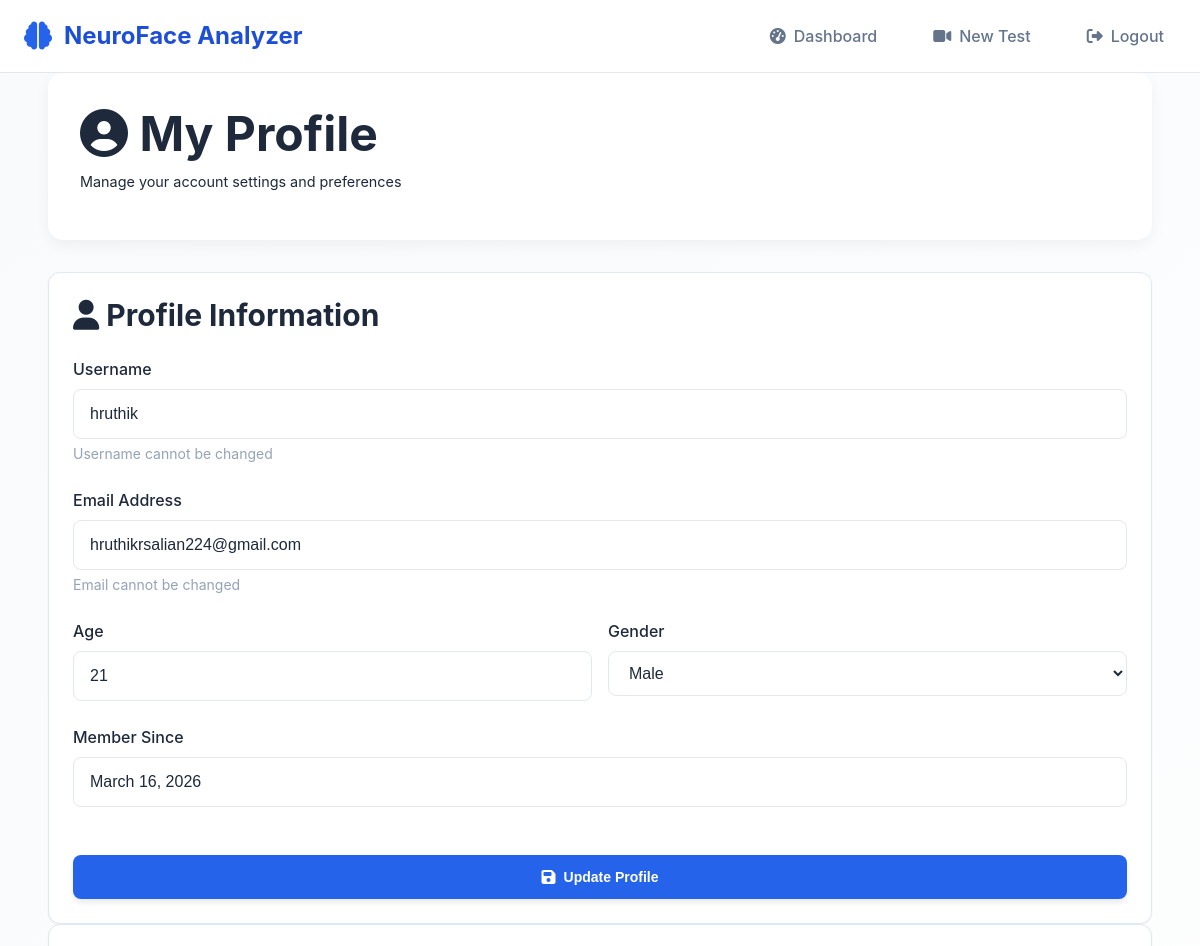
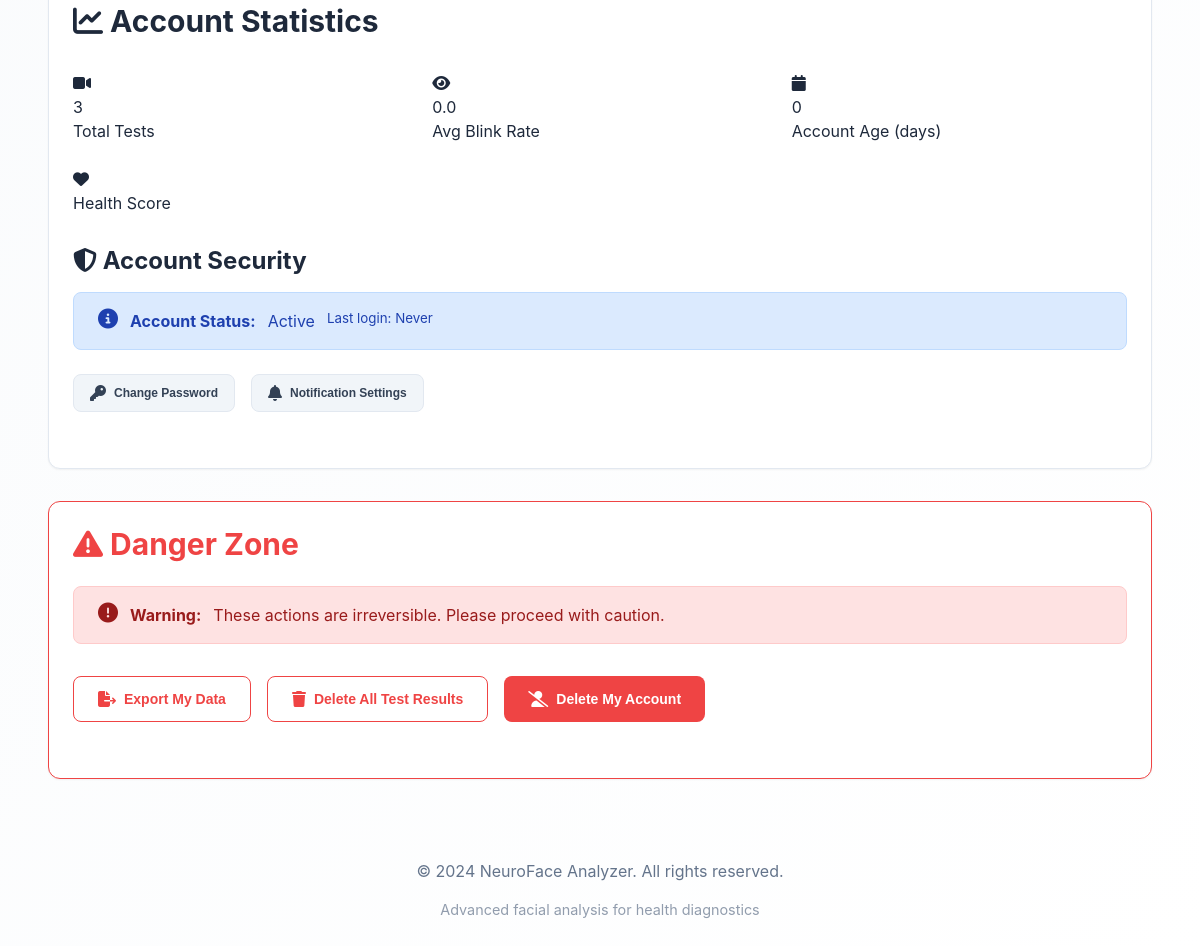
Screenshot of /profile (signed in) with the database file from the repository (2 pictures, top to bottom).
### models.py (models this page shows)
class User(UserMixin, db.Model):
    __tablename__ = 'users'
    id = db.Column(db.Integer, primary_key=True)
    username = db.Column(db.String(80), unique=True, nullable=False)
    email = db.Column(db.String(120), unique=True, nullable=False)
    password = db.Column(db.String(200), nullable=False)
    age = db.Column(db.Integer, nullable=True)
    gender = db.Column(db.String(20), default='prefer_not_to_say')
    created_at = db.Column(db.DateTime, default=datetime.utcnow)
    test_results = db.relationship('TestResult', backref='user', lazy=True)

### app.py (the view)
@app.route('/profile')
@login_required
def profile():
    user_results = TestResult.query.filter_by(user_id=current_user.id).all()
    total_tests = len(user_results)
    account_age = (datetime.utcnow() - current_user.created_at).days
    health_conditions = []
    if user_results:
        latest_result = user_results[0]
        if latest_result.conditions:
            health_conditions = json.loads(latest_result.conditions)
    return render_template('profile.html',
                         total_tests=total_tests,
                         account_age=account_age,
                         health_conditions=health_conditions[:3])

### app.py (called while the page is built)
@login_manager.user_loader
def load_user(user_id):
    return User.query.get(int(user_id))

### templates/profile.html (shortened to what this page needs)
{% extends "base.html" %}
{% block content %}
<div class="container">
    <div class="dashboard-header" style="margin-bottom: 2rem;">
        <h1 class="welcome-message">
            <i class="fas fa-user-circle"></i> My Profile
        </h1>
        <p class="user-info">Manage your account settings and preferences</p>
    </div>
    <div class="dashboard-grid">
        <div class="card">
            <h3 style="margin-bottom: 1.5rem;">
                <i class="fas fa-user"></i> Profile Information
            </h3>
            <form method="POST" action="{{ url_for('update_profile') }}">
                <div class="form-group">
                    <label class="form-label">Username</label>
                    <input type="text" class="form-control" value="{{ current_user.username }}" readonly>
                    <small class="form-text">Username cannot be changed</small>
                </div>
                <div class="form-group">
                    <label class="form-label">Email Address</label>
                    <input type="email" class="form-control" value="{{ current_user.email }}" readonly>
                    <small class="form-text">Email cannot be changed</small>
                </div>
                <div class="form-row" style="display: grid; grid-template-columns: 1fr 1fr; gap: 1rem;">
                    <div class="form-group">
                        <label for="age" class="form-label">Age</label>
                        <input type="number" id="age" name="age" class="form-control"
                               value="{{ current_user.age if current_user.age else '' }}"
                               min="1" max="120">
                    </div>
                    <div class="form-group">
                        <label for="gender" class="form-label">Gender</label>
                        <select id="gender" name="gender" class="form-control">
                            <option value="male" {% if current_user.gender == 'male' %}selected{% endif %}>
                                Male
                            </option>
                        </select>
                    </div>
                </div>
                <div class="form-group">
                    <label class="form-label">Member Since</label>
                    <input type="text" class="form-control"
                           value="{{ current_user.created_at.strftime('%B %d, %Y') }}" readonly>
                </div>
                <button type="submit" class="btn btn-primary btn-block" style="margin-top: 1.5rem;">
                    <i class="fas fa-save"></i> Update Profile
                </button>
            </form>
        </div>
        <div class="card">
            <h3 style="margin-bottom: 1.5rem;">
                <i class="fas fa-chart-line"></i> Account Statistics
            </h3>
            <div class="quick-stats">
                <div class="quick-stat">
                    <div class="quick-stat-icon">
                        <i class="fas fa-video"></i>
                    </div>
                    <div class="quick-stat-content">
                        <div class="quick-stat-value">{{ total_tests }}</div>
                        <div class="quick-stat-label">Total Tests</div>
                    </div>
                </div>
                <div class="quick-stat">
                    <div class="quick-stat-icon">
                        <i class="fas fa-eye"></i>
                    </div>
                    <div class="quick-stat-content">
                        <div class="quick-stat-value">{{ "%.1f"|format(avg_blink_rate or 0) }}</div>
                        <div class="quick-stat-label">Avg Blink Rate</div>
                    </div>
                </div>
                <div class="quick-stat">
                    <div class="quick-stat-icon">
                        <i class="fas fa-calendar"></i>
                    </div>
                    <div class="quick-stat-content">
                        <div class="quick-stat-value">{{ account_age }}</div>
                        <div class="quick-stat-label">Account Age (days)</div>
                    </div>
                </div>
                <div class="quick-stat">
                    <div class="quick-stat-icon">
                        <i class="fas fa-heart"></i>
                    </div>
                    <div class="quick-stat-content">
                        <div class="quick-stat-label">Health Score</div>
                    </div>
                </div>
            </div>
            <div style="margin-top: 2rem;">
                <h4 style="margin-bottom: 1rem;">
                    <i class="fas fa-shield-alt"></i> Account Security
                </h4>
                <div class="alert alert-info">
                    <i class="fas fa-info-circle"></i>
                    <strong>Account Status:</strong> Active
                    <br>
                    <small>Last login: {{ current_user.last_login.strftime('%Y-%m-%d %H:%M') if current_user.last_login else 'Never' }}</small>
                </div>
                <div class="action-buttons" style="margin-top: 1.5rem;">
                    <button class="btn btn-secondary btn-sm">
                        <i class="fas fa-key"></i> Change Password
                    </button>
                    <button class="btn btn-secondary btn-sm">
                        <i class="fas fa-bell"></i> Notification Settings
                    </button>
                </div>
            </div>
        </div>
    </div>
    <div class="card" style="margin-top: 2rem; border-color: var(--accent-danger);">
        <h3 style="color: var(--accent-danger); margin-bottom: 1.5rem;">
            <i class="fas fa-exclamation-triangle"></i> Danger Zone
        </h3>
        <div class="alert alert-danger">
            <i class="fas fa-exclamation-circle"></i>
            <strong>Warning:</strong> These actions are irreversible. Please proceed with caution.
        </div>
        <div class="action-buttons">
            <button class="btn btn-outline btn-danger">
                <i class="fas fa-file-export"></i> Export My Data
            </button>
            <button class="btn btn-outline btn-danger" data-confirm-delete>
                <i class="fas fa-trash"></i> Delete All Test Results
            </button>
            <button class="btn btn-danger" data-confirm-delete>
                <i class="fas fa-user-slash"></i> Delete My Account
            </button>
        </div>
    </div>
</div>
{% endblock %}

### static/css/style.css (style rules this page uses)
:root { --primary-50: #eff6ff; --primary-100: #dbeafe; --primary-200: #bfdbfe; --primary-300: #93c5fd; --primary-400: #60a5fa; --primary-500: #3b82f6; --primary-600: #2563eb; --primary-700: #1d4ed8; --primary-800: #1e40af; --primary-900: #1e3a8a; --secondary-50: #f8fafc; --secondary-100: #f1f5f9; --secondary-200: #e2e8f0; --secondary-300: #cbd5e1; --secondary-400: #94a3b8; --secondary-500: #64748b; --secondary-600: #475569; --secondary-700: #334155; --secondary-800: #1e293b; --secondary-900: #0f172a; --accent-success: #10b981; --accent-warning: #f59e0b; --accent-danger: #ef4444; --accent-info: #3b82f6; --bg-primary: #ffffff; --bg-secondary: #f8fafc; --bg-tertiary: #f1f5f9; --text-primary: #1e293b; --text-secondary: #64748b; --text-tertiary: #94a3b8; --border-color: #e2e8f0; --shadow-sm: 0 1px 2px 0 rgb(0 0 0 / 0.05); --shadow-md: 0 4px 6px -1px rgb(0 0 0 / 0.1); --shadow-lg: 0 10px 15px -3px rgb(0 0 0 / 0.1); --shadow-xl: 0 20px 25px -5px rgb(0 0 0 / 0.1); --radius-sm: 0.375rem; --radius-md: 0.5rem; --radius-lg: 0.75rem; --radius-xl: 1rem; --radius-full: 9999px; --transition-fast: 150ms cubic-bezier(0.4, 0, 0.2, 1); --transition-normal: 300ms cubic-bezier(0.4, 0, 0.2, 1); --transition-slow: 500ms cubic-bezier(0.4, 0, 0.2, 1); }
* { margin: 0; padding: 0; box-sizing: border-box; }
html { font-size: 16px; scroll-behavior: smooth; }
body { font-family: 'Inter', -apple-system, BlinkMacSystemFont, 'Segoe UI', Roboto, Oxygen, Ubuntu, Cantarell, sans-serif; line-height: 1.5; color: var(--text-primary); background: linear-gradient(135deg, var(--bg-secondary) 0%, var(--bg-primary) 100%); min-height: 100vh; overflow-x: hidden; }
h1, h2, h3, h4, h5, h6 { font-weight: 700; line-height: 1.2; color: var(--text-primary); margin-bottom: 1rem; }
h1 { font-size: 3rem; }
h3 { font-size: 1.875rem; }
h4 { font-size: 1.5rem; }
p { margin-bottom: 1rem; color: var(--text-secondary); }
.container { width: 100%; max-width: 1200px; margin: 0 auto; padding: 0 1.5rem; }
.btn { display: inline-flex; align-items: center; justify-content: center; gap: 0.5rem; padding: 0.75rem 1.5rem; font-weight: 600; font-size: 0.875rem; line-height: 1.25rem; border: none; border-radius: var(--radius-md); cursor: pointer; transition: all var(--transition-fast); text-decoration: none; user-select: none; }
.btn i { font-size: 1rem; }
.btn-primary { background: var(--primary-600); color: white; box-shadow: var(--shadow-md); }
.btn-secondary { background: var(--secondary-100); color: var(--secondary-700); border: 1px solid var(--border-color); }
.btn-danger { background: var(--accent-danger); color: white; }
.btn-sm { padding: 0.5rem 1rem; font-size: 0.75rem; }
.btn-block { width: 100%; }
.card { background: var(--bg-primary); border: 1px solid var(--border-color); border-radius: var(--radius-lg); padding: 1.5rem; box-shadow: var(--shadow-sm); transition: all var(--transition-normal); }
.form-group { margin-bottom: 1.5rem; }
.form-label { display: block; margin-bottom: 0.5rem; font-weight: 500; color: var(--text-primary); }
.form-control { width: 100%; padding: 0.75rem 1rem; font-size: 1rem; line-height: 1.5; color: var(--text-primary); background: var(--bg-primary); border: 1px solid var(--border-color); border-radius: var(--radius-md); transition: all var(--transition-fast); }
.form-control::placeholder { color: var(--text-tertiary); }
.form-text { display: block; margin-top: 0.25rem; font-size: 0.875rem; color: var(--text-tertiary); }
.alert { padding: 1rem 1.5rem; border-radius: var(--radius-md); margin-bottom: 1rem; border: 1px solid transparent; display: flex; align-items: flex-start; gap: 0.75rem; }
.alert i { font-size: 1.25rem; flex-shrink: 0; }
.alert-danger { background: #fee2e2; border-color: #fecaca; color: #991b1b; }
.alert-info { background: #dbeafe; border-color: #bfdbfe; color: #1e40af; }

### static/css/dashboard.css (style rules this page uses)
.dashboard-header { background: white; padding: 2rem; border-radius: 15px; margin-bottom: 2rem; box-shadow: 0 5px 15px rgba(0,0,0,0.05); }
.welcome-message { color: var(--primary-color); margin-bottom: 0.5rem; }
.user-info { color: var(--gray-color); font-size: 0.9rem; }
.quick-stats { display: grid; grid-template-columns: repeat(auto-fit, minmax(250px, 1fr)); gap: 1.5rem; margin: 2rem 0; }
.action-buttons { display: flex; gap: 1rem; flex-wrap: wrap; margin: 2rem 0; }

### templates/profile.html (style rules this page uses)
.form-row { display: grid; grid-template-columns: 1fr 1fr; gap: 1rem; }
.btn-outline { background: transparent; border: 1px solid currentColor; }
.btn-outline.btn-danger { color: var(--accent-danger); }

### rows the page displays
User: username "hruthik", email "hruthikrsalian224@gmail.com", age "21", gender "Male", created_at "March 16, 2026"

### other values shown
{{ total_tests }} "3"
{{ "%.1f"|format(avg_blink_rate or 0) }} "0.0"
